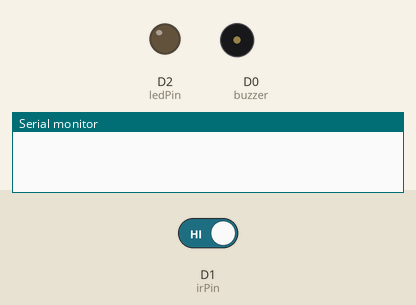
Bench run of a sketch on a simulated ESP8266 (NodeMCU). On the bench: output pins drawn as LEDs (lit = HIGH), buzzer (waves = sounding, pin HIGH), the last lines printed to the serial monitor. The test bench sets the inputs (shaded band); at power-on: D1 (irPin) HIGH. WiFi joins after 1.5 s; servers stay silent unless stated.

Above: at 2.05 s.
At 2.4 s:
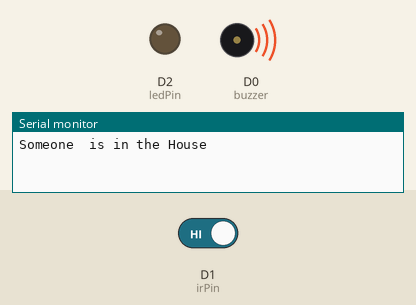
At 3.4 s:
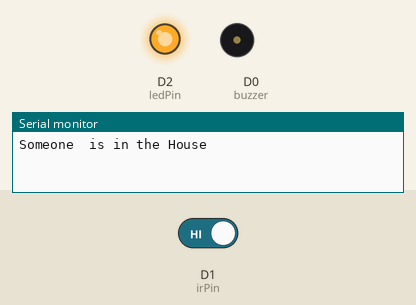
Timing chart, 0 to 14.8 s (numbered marks = the images above):
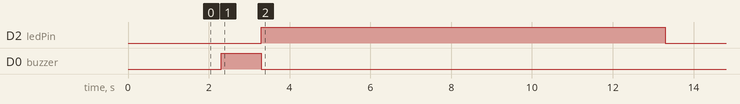

The sketch:

IOT.ino
```cpp
//Blynk Alert system
#define BLYNK_PRINT Serial
#include <ESP8266WiFi.h>
#include <BlynkSimpleEsp8266.h>
BlynkTimer timer;
char auth[] = "TP2qqrgT6LHyLp1yVSRl8T7ZVivIex6a"; //Auth code sent via Email
//char ssid[] = "DESKTOP-6TOVM9R 6821"; //Wifi name
//char pass[] = "4/m322J1";  //Wifi Password
char ssid[] = "aakash"; //Wifi name
char pass[] = "147147147";  //Wifi Password
int irPin = D1;
int buzzer = D0;
int ledPin = D2;
int flag=0;
void notifyOnThings()
{
  int isButtonPressed = digitalRead(irPin);
  if (isButtonPressed==1 && flag==0) {
    Serial.println("Someone  is in the House");
    Blynk.notify("Alert : Someone is in the House");
    flag=1;
    digitalWrite(buzzer, HIGH);
    delay(1000);
    digitalWrite(buzzer, LOW);
          digitalWrite(ledPin, HIGH);
    delay(10000);
    digitalWrite(ledPin, LOW);
  }
  else if (isButtonPressed==0)
  {
    flag=0;
  }
}
void setup()
{
Blynk.begin(auth, ssid, pass);
pinMode(irPin,INPUT_PULLUP);
pinMode(buzzer, OUTPUT);
pinMode(ledPin, OUTPUT);
timer.setInterval(500L,notifyOnThings);
Serial.begin(115200);

}
void loop()
{
  Blynk.run();
  timer.run();
}
```

Measured:
- by itself, D2 (ledPin): LOW → HIGH at 3.3 s, → LOW 10.0 s later
- by itself, D0 (buzzer): LOW → HIGH at 2.3 s, → LOW 1.0 s later
